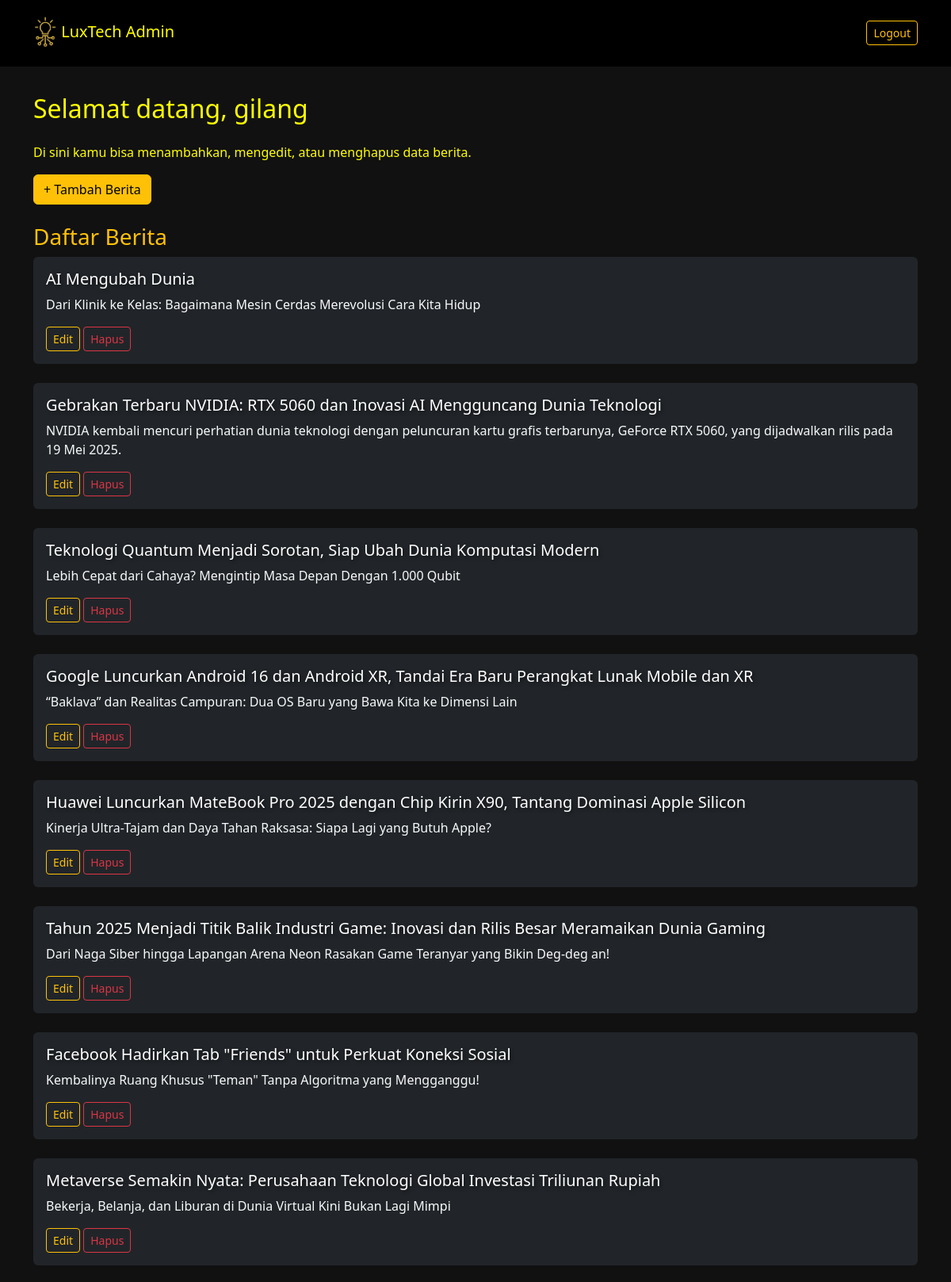
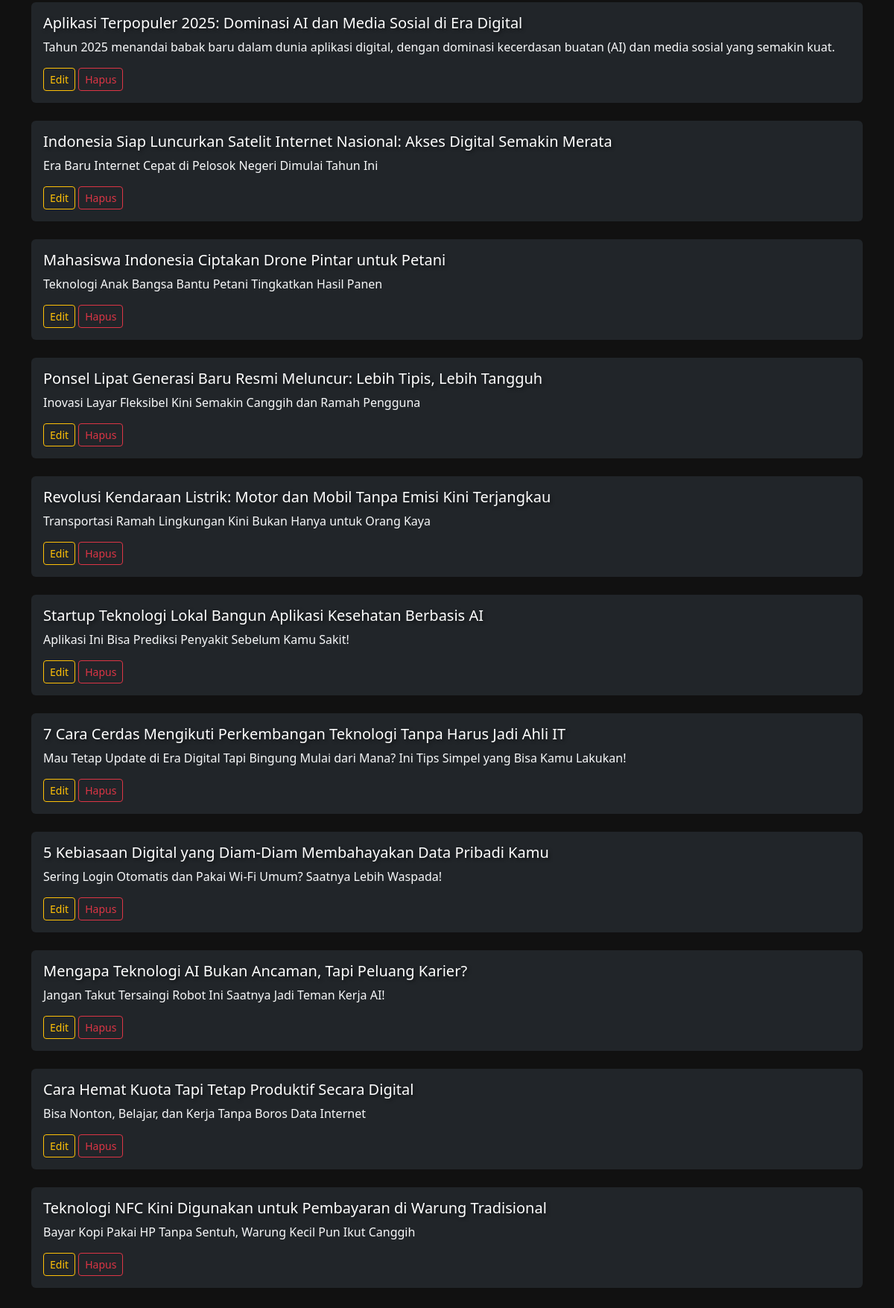
Screenshot of /dashboard.php (signed in) with the database file from the repository (2 pictures, top to bottom).
### tables this page shows
CREATE TABLE `berita` (
  `id` int(11) UNSIGNED NOT NULL,
  `judul` varchar(255) NOT NULL,
  `sub` varchar(255) NOT NULL,
  `deskripsi` text NOT NULL,
  `gambar` varchar(255) DEFAULT NULL,
  `kategori` enum('hot','latest','tips','') NOT NULL,
  `tanggal` date NOT NULL DEFAULT current_timestamp()
);

### dashboard.php (the view, shortened to what this page needs)
<?php
include 'koneksi.php';
$username = $_SESSION['username'];
$berita = $conn->query("SELECT * FROM berita");
?>
<!DOCTYPE html>
<html lang="id">
<head>
  <link href="https://cdn.jsdelivr.net/npm/bootstrap@5.3.3/dist/css/bootstrap.min.css" rel="stylesheet">
  <link rel="stylesheet" href="styles.css">
</head>
<body style="background-color: #111; color: yellow; padding-top: 70px;">
  <nav class="navbar navbar-expand-lg navbar-custom fixed-top">
    <div class="container">
           <a class="navbar-brand" href="Home.php">
        <img src="gambar/lux.png" alt="Logo" style="width: 30px; height: auto;"> LuxTech Admin
      </a>
      <a href="?action=logout" class="btn btn-outline-warning btn-sm">Logout</a>
    </div>
  </nav>
  <div class="container py-5">
    <h2 class="mb-4">Selamat datang, <?= $username ?></h2>
    <p>Di sini kamu bisa menambahkan, mengedit, atau menghapus data berita.</p>
    <a href="tambah.php" class="btn btn-warning mb-4">+ Tambah Berita</a>
    <h3 class="text-warning">Daftar Berita</h3>
    <?php while ($row = $berita->fetch_assoc()): ?>
      <div class="bg-dark text-light p-3 rounded mb-4">
        <?php if (isset($_GET['edit']) && $_GET['edit'] == $row['id']): ?>
          <form method="post">
            <input type="hidden" name="id" value="<?= $row['id'] ?>">
            <div class="mb-4">
              <input type="text" name="judul" class="form-control" value="<?=($row['judul']) ?>" required>
            </div>
            <div class="mb-4">
              <textarea name="deskripsi" class="form-control" required><?=($row['deskripsi']) ?></textarea>
            </div>
            <div class="mb-4">
              <input type="text" name="sub" class="form-control" value="<?=($row['sub']) ?>" required>
            </div>
            <div class="mb-4">
              <select name="kategori" class="form-select" required>
              <option value="hot">Hot News</option>
              <option value="latest">Latest News</option>
              <option value="tips">Tips</option>
            </select>
            </div>
            <button type="submit" name="edit" class="btn btn-success btn-sm">Simpan</button>
            <a href="dashboard.php" class="btn btn-danger btn-sm">Batal</a>
          </form>
        <?php else: ?>
          <h5><?=($row['judul']) ?></h5>
          <p><?=($row['sub']) ?></p>
          <a href="?edit=<?= $row['id'] ?>" class="btn btn-outline-warning btn-sm">Edit</a>
          <a href="?hapus=<?= $row['id'] ?>" class="btn btn-outline-danger btn-sm" onclick="return confirm('Yakin ingin menghapus berita ini?')">Hapus</a>
        <?php endif; ?>
      </div>
    <?php endwhile; ?>
  </div>
</body>
</html>

### styles.css (style rules this page uses)
.navbar-custom { background-color: black; }
.navbar-custom .navbar-brand, .navbar-custom .navbar-nav .nav-link { color: yellow; }
h1, h5 { color: white; text-shadow: 2px 2px 4px rgba(0, 0, 0, 0.5); }

### rows the page displays
berita: judul "AI Mengubah Dunia", sub "Dari Klinik ke Kelas: Bagaimana Mesin Cerdas Merevolusi Cara Kita Hidup"
berita: judul "Gebrakan Terbaru NVIDIA: RTX 5060 dan Inovasi AI Mengguncang Dunia Teknologi", sub "NVIDIA kembali mencuri perhatian dunia teknologi dengan peluncuran kartu grafis terbarunya, GeForce RTX 5060, yang dijadwalkan rilis pada 19 Mei 2025."
berita: judul "Teknologi Quantum Menjadi Sorotan, Siap Ubah Dunia Komputasi Modern", sub "Lebih Cepat dari Cahaya? Mengintip Masa Depan Dengan 1.000 Qubit"
berita: judul "Google Luncurkan Android 16 dan Android XR, Tandai Era Baru Perangkat Lunak Mobile dan XR", sub "“Baklava” dan Realitas Campuran: Dua OS Baru yang Bawa Kita ke Dimensi Lain"
berita: judul "Huawei Luncurkan MateBook Pro 2025 dengan Chip Kirin X90, Tantang Dominasi Apple Silicon", sub "Kinerja Ultra-Tajam dan Daya Tahan Raksasa: Siapa Lagi yang Butuh Apple?"
berita: judul "Tahun 2025 Menjadi Titik Balik Industri Game: Inovasi dan Rilis Besar Meramaikan Dunia Gaming", sub "Dari Naga Siber hingga Lapangan Arena Neon Rasakan Game Teranyar yang Bikin Deg-deg an!"
berita: judul "Facebook Hadirkan Tab \"Friends\" untuk Perkuat Koneksi Sosial", sub "Kembalinya Ruang Khusus \"Teman\" Tanpa Algoritma yang Mengganggu!"
berita: judul "Metaverse Semakin Nyata: Perusahaan Teknologi Global Investasi Triliunan Rupiah", sub "Bekerja, Belanja, dan Liburan di Dunia Virtual Kini Bukan Lagi Mimpi"
berita: judul "Aplikasi Terpopuler 2025: Dominasi AI dan Media Sosial di Era Digital", sub "Tahun 2025 menandai babak baru dalam dunia aplikasi digital, dengan dominasi kecerdasan buatan (AI) dan media sosial yang semakin kuat."
berita: judul "Indonesia Siap Luncurkan Satelit Internet Nasional: Akses Digital Semakin Merata", sub "Era Baru Internet Cepat di Pelosok Negeri Dimulai Tahun Ini"
berita: judul "Mahasiswa Indonesia Ciptakan Drone Pintar untuk Petani", sub "Teknologi Anak Bangsa Bantu Petani Tingkatkan Hasil Panen"
berita: judul "Ponsel Lipat Generasi Baru Resmi Meluncur: Lebih Tipis, Lebih Tangguh", sub "Inovasi Layar Fleksibel Kini Semakin Canggih dan Ramah Pengguna"
berita: judul "Revolusi Kendaraan Listrik: Motor dan Mobil Tanpa Emisi Kini Terjangkau", sub "Transportasi Ramah Lingkungan Kini Bukan Hanya untuk Orang Kaya"
berita: judul "Startup Teknologi Lokal Bangun Aplikasi Kesehatan Berbasis AI", sub "Aplikasi Ini Bisa Prediksi Penyakit Sebelum Kamu Sakit!"
berita: judul "7 Cara Cerdas Mengikuti Perkembangan Teknologi Tanpa Harus Jadi Ahli IT", sub "Mau Tetap Update di Era Digital Tapi Bingung Mulai dari Mana? Ini Tips Simpel yang Bisa Kamu Lakukan!"
berita: judul "5 Kebiasaan Digital yang Diam-Diam Membahayakan Data Pribadi Kamu", sub "Sering Login Otomatis dan Pakai Wi-Fi Umum? Saatnya Lebih Waspada!"
berita: judul "Mengapa Teknologi AI Bukan Ancaman, Tapi Peluang Karier?", sub "Jangan Takut Tersaingi Robot Ini Saatnya Jadi Teman Kerja AI!"
berita: judul "Cara Hemat Kuota Tapi Tetap Produktif Secara Digital", sub "Bisa Nonton, Belajar, dan Kerja Tanpa Boros Data Internet"
berita: judul "Teknologi NFC Kini Digunakan untuk Pembayaran di Warung Tradisional", sub "Bayar Kopi Pakai HP Tanpa Sentuh, Warung Kecil Pun Ikut Canggih"

### other values shown
$username "gilang"
